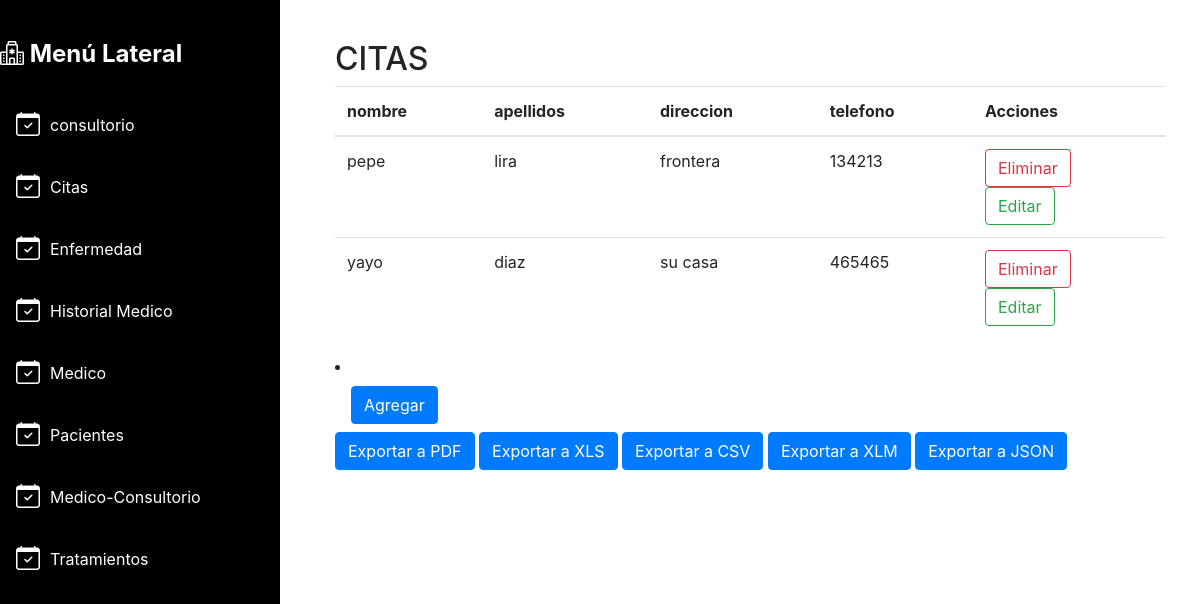
Page /ProyectoFinal/pacientetabla.php on the committed database.
### tables this page shows
CREATE TABLE `paciente` (
  `id_paciente` int(11) NOT NULL,
  `nombre` varchar(255) NOT NULL,
  `apellidos` varchar(255) NOT NULL,
  `direccion` varchar(255) NOT NULL,
  `telefono` varchar(15) NOT NULL,
  `estatus` bit(1) DEFAULT b'1'
);

### ProyectoFinal/pacientetabla.php (the view, shortened to what this page needs)
<!DOCTYPE html>
<html lang="es">
<head>
  <link rel="stylesheet" href="https://maxcdn.bootstrapcdn.com/bootstrap/4.5.2/css/bootstrap.min.css">
  <link rel="stylesheet" href="https://cdn.jsdelivr.net/npm/bootstrap-icons@1.10.2/font/bootstrap-icons.css">
</head>
<body>
  <div class="container-fluid">
    <div class="row">
      <div class="col-md-3">
        <div class="sidebar">
          <h3 class="logo">
            <i class="bi bi-hospital"></i>
            Menú Lateral
          </h3>
          <ul class="nav flex-column">
            <li class="nav-item">
              <a href="consultoriotabla.php" class="nav-link">
                <i class="bi bi-calendar-check"></i>
                <span class="text-white fw-bold">consultorio</span>
              </a>
            </li>
            <li class="nav-item">
              <a href="citatabla.php" class="nav-link">
                <i class="bi bi-calendar-check"></i>
                <span class="text-white fw-bold">Citas</span>
              </a>
            </li>
            <li class="nav-item">
              <a href="enferemedadtabla.php" class="nav-link">
                <i class="bi bi-calendar-check"></i>
                <span class="text-white fw-bold">Enfermedad</span>
              </a>
            </li>
            <li class="nav-item">
              <a href="hitorialmedicotabla.php" class="nav-link">
                <i class="bi bi-calendar-check"></i>
                <span class="text-white fw-bold">Historial Medico</span>
              </a>
            </li>
            <li class="nav-item">
              <a href="medicotabla.php" class="nav-link">
                <i class="bi bi-calendar-check"></i>
                <span class="text-white fw-bold">Medico</span>
              </a>
            </li>
            <li class="nav-item">
              <a href="pacientetabla.php" class="nav-link">
                <i class="bi bi-calendar-check"></i>
                <span class="text-white fw-bold">Pacientes</span>
              </a>
            </li>
            <li class="nav-item">
              <a href="medicoconsultoriortabla.php" class="nav-link">
                <i class="bi bi-calendar-check"></i>
                <span class="text-white fw-bold">Medico-Consultorio</span>
              </a>
            </li>
            <li class="nav-item">
              <a href="tratamientotabla.php" class="nav-link">
                <i class="bi bi-calendar-check"></i>
                <span class="text-white fw-bold">Tratamientos</span>
              </a>
            </li>
          </ul>
        </div>
      </div>
      <div class="col-md-9">
        <div class="content">
          <div class="table-container active" id="tabla1">
            <h2>CITAS</h2>
            <table class="table">
              <thead>
                <tr>
                  <th>nombre</th>
                  <th>apellidos</th>
                  <th>direccion</th>
                  <th>telefono</th>
                  <th>Acciones</th>
                </tr>
              </thead>
              <tbody>
              <?php
require_once('config.php');
$conexion = new mysqli($servername, $username, $password, $dbname);
$consulta = "SELECT id_paciente, nombre, apellidos, direccion, telefono FROM paciente WHERE estatus = 1";
$resultados = $conexion->query($consulta);
while ($fila = mysqli_fetch_assoc($resultados)) {
  echo "<tr>";
  echo '<td>' . $fila['nombre'] . '</td>';
  echo '<td>' . $fila['apellidos'] . '</td>';
  echo '<td>' . $fila['direccion'] . '</td>';
  echo '<td>' . $fila['telefono'] . '</td>';
  echo '<td>
          <form action="confirmareliminarpaciente.php" method="POST">
            <input type="hidden" name="id" value="' . $fila['id_paciente'] . '">
            <button type="submit" class="btn btn-danger btn-eliminar">Eliminar </button>
          </form>
          <a href="editardiseñopaciente.php?id=' . $fila['id_paciente'] . '" class="btn btn-success btn-editar">Editar</a>
        </td>';
  echo "</tr>";
}
?>
              </tbody>
            </table>
            <li class="nav-item">
              <a href="diseñoagregarpaciente.php" class="nav-link">
                <span class="text-black fw-bold btn btn-primary">Agregar</span>
              </a>
              <a href="exportar_pdfpaciente.php" target="_blank" class="btn btn-primary">Exportar a PDF</a>
<a href="exportar_xlspaciente.php" target="_blank" class="btn btn-primary">Exportar a XLS</a>
<a href="exportar_csvpaciente.php" target="_blank" class="btn btn-primary">Exportar a CSV</a>
<a href="exportar_xlmpaciente.php" target="_blank" class="btn btn-primary">Exportar a XLM</a>
<a href="exportar_jasonpaciente.php" target="_blank" class="btn btn-primary">Exportar a JSON</a>
  </li>
          </div>
        </div>
      </div>
    </div>
  </div>
</body>
</html>

### ProyectoFinal/pacientetabla.php (style rules this page uses)
.btn-success { background-color: #c3e6cb; color: #155724; transition: background-color 0.3s ease; }
.btn-eliminar { background-color: white; color: #dc3545; transition: background-color 0.3s ease; }
.btn-editar { background-color: white; color: #28a745; transition: background-color 0.3s ease; border: 1px solid #28a745; }
body { background-color: #ffffff; }
.sidebar { background-color: #000000; padding: 20px; min-height: 100vh; position: relative; left: -20px; }
.sidebar .logo { color: #fff; font-size: 24px; font-weight: bold; margin-bottom: 30px; }
.sidebar .nav-link { color: #fff; transition: all 0.3s ease-in-out; display: flex; align-items: center; margin-bottom: 10px; }
.sidebar .nav-link .bi { margin-right: 10px; font-size: 24px; }
.content { padding: 20px; }
.table-container { display: none; }
.table-container.active { display: block; }
.col-md-3 { background-color: #000000; padding: 20px; min-height: 100vh; position: relative; left: -20px; }

### rows in the picture
paciente: nombre "pepe", apellidos "lira", direccion "frontera", telefono "134213"
paciente: nombre "yayo", apellidos "diaz", direccion "su casa", telefono "465465"
